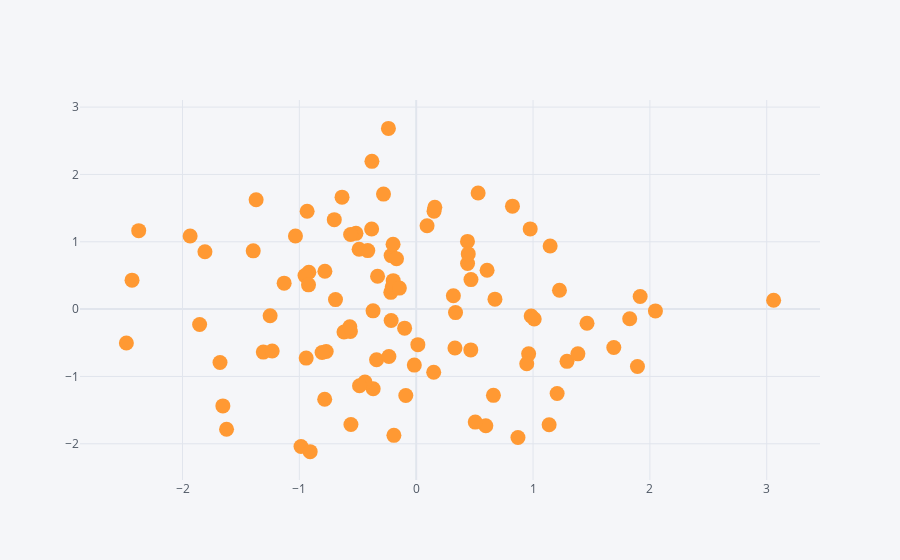

Notebook cell for this chart:
### Markdown cell above
**Scatter Plot**

### Code cell
# "mode" - otherwise it will be crazy line plot
# "size"
df.iplot(kind = "scatter", x = "A", y="B", mode = "markers", size = 15)
